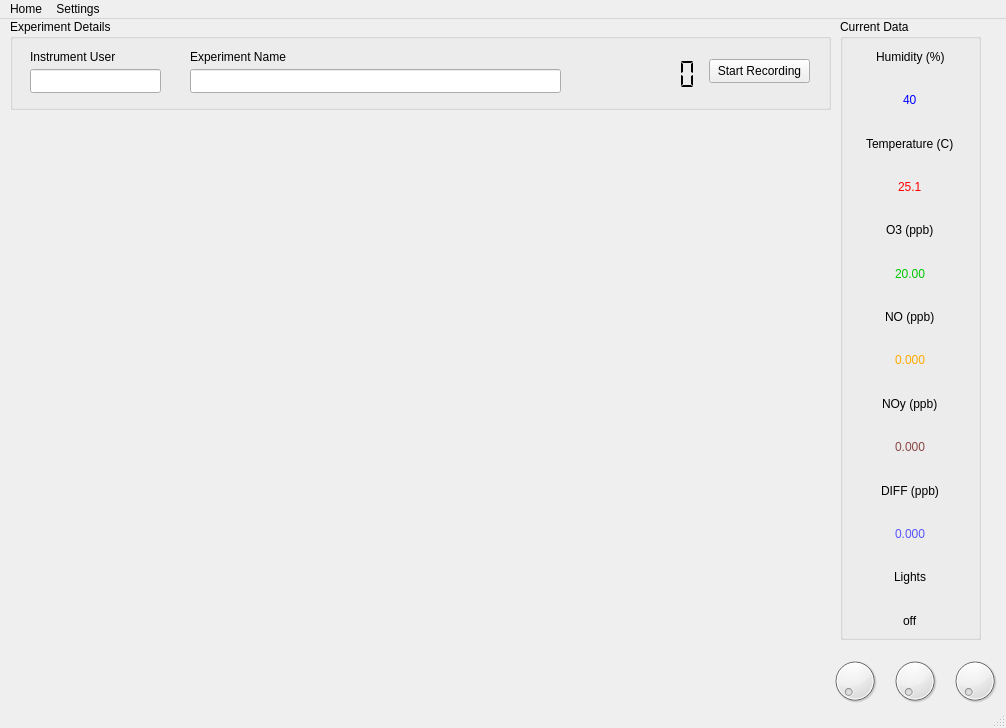
<?xml version="1.0" encoding="UTF-8"?>
<ui version="4.0">
 <class>MainWindow</class>
 <widget class="QMainWindow" name="MainWindow">
  <property name="geometry">
   <rect>
    <x>0</x>
    <y>0</y>
    <width>1006</width>
    <height>728</height>
   </rect>
  </property>
  <property name="windowTitle">
   <string>MainWindow</string>
  </property>
  <widget class="QWidget" name="centralwidget">
   <widget class="QChartView" name="NOy_ChartView" native="true">
    <property name="geometry">
     <rect>
      <x>10</x>
      <y>520</y>
      <width>821</width>
      <height>192</height>
     </rect>
    </property>
   </widget>
   <widget class="QGroupBox" name="groupBox">
    <property name="geometry">
     <rect>
      <x>10</x>
      <y>0</y>
      <width>821</width>
      <height>91</height>
     </rect>
    </property>
    <property name="title">
     <string>Experiment Details</string>
    </property>
    <widget class="QPushButton" name="startExperiment_button">
     <property name="geometry">
      <rect>
       <x>699</x>
       <y>40</y>
       <width>101</width>
       <height>24</height>
      </rect>
     </property>
     <property name="cursor">
      <cursorShape>PointingHandCursor</cursorShape>
     </property>
     <property name="text">
      <string>Start Recording</string>
     </property>
    </widget>
    <widget class="QLineEdit" name="instrumentUser">
     <property name="geometry">
      <rect>
       <x>20</x>
       <y>50</y>
       <width>131</width>
       <height>24</height>
      </rect>
     </property>
    </widget>
    <widget class="QLineEdit" name="experimentName">
     <property name="geometry">
      <rect>
       <x>180</x>
       <y>50</y>
       <width>371</width>
       <height>24</height>
      </rect>
     </property>
    </widget>
    <widget class="QLabel" name="label">
     <property name="geometry">
      <rect>
       <x>20</x>
       <y>30</y>
       <width>101</width>
       <height>16</height>
      </rect>
     </property>
     <property name="text">
      <string>Instrument User</string>
     </property>
    </widget>
    <widget class="QLabel" name="label_2">
     <property name="geometry">
      <rect>
       <x>180</x>
       <y>30</y>
       <width>121</width>
       <height>16</height>
      </rect>
     </property>
     <property name="text">
      <string>Experiment Name</string>
     </property>
    </widget>
    <widget class="QLCDNumber" name="lcdClock">
     <property name="geometry">
      <rect>
       <x>560</x>
       <y>30</y>
       <width>131</width>
       <height>51</height>
      </rect>
     </property>
     <property name="styleSheet">
      <string notr="true"/>
     </property>
     <property name="frameShape">
      <enum>QFrame::NoFrame</enum>
     </property>
     <property name="frameShadow">
      <enum>QFrame::Plain</enum>
     </property>
     <property name="digitCount">
      <number>8</number>
     </property>
     <property name="segmentStyle">
      <enum>QLCDNumber::Flat</enum>
     </property>
    </widget>
   </widget>
   <widget class="QDial" name="dial_2">
    <property name="geometry">
     <rect>
      <x>830</x>
      <y>630</y>
      <width>50</width>
      <height>64</height>
     </rect>
    </property>
   </widget>
   <widget class="QChartView" name="Gases_ChartView" native="true">
    <property name="geometry">
     <rect>
      <x>10</x>
      <y>100</y>
      <width>821</width>
      <height>431</height>
     </rect>
    </property>
   </widget>
   <widget class="QGroupBox" name="groupBox_2">
    <property name="geometry">
     <rect>
      <x>840</x>
      <y>0</y>
      <width>141</width>
      <height>621</height>
     </rect>
    </property>
    <property name="title">
     <string>Current Data</string>
    </property>
    <widget class="QWidget" name="verticalLayoutWidget">
     <property name="geometry">
      <rect>
       <x>0</x>
       <y>19</y>
       <width>141</width>
       <height>601</height>
      </rect>
     </property>
     <layout class="QVBoxLayout" name="verticalLayout">
      <item alignment="Qt::AlignHCenter">
       <widget class="QLabel" name="label_7">
        <property name="styleSheet">
         <string notr="true">font: 900 11pt &quot;Segoe UI&quot; rgb(0, 0, 0);</string>
        </property>
        <property name="text">
         <string>Humidity (%)</string>
        </property>
       </widget>
      </item>
      <item alignment="Qt::AlignHCenter">
       <widget class="QLabel" name="RH_label">
        <property name="styleSheet">
         <string notr="true">color:rgb(0,0,255);
font: 600 18pt &quot;Segoe UI&quot;;</string>
        </property>
        <property name="text">
         <string>40</string>
        </property>
       </widget>
      </item>
      <item alignment="Qt::AlignHCenter">
       <widget class="QLabel" name="label_14">
        <property name="styleSheet">
         <string notr="true">font: 900 11pt &quot;Segoe UI&quot; rgb(0, 0, 0);</string>
        </property>
        <property name="text">
         <string>Temperature (C)</string>
        </property>
       </widget>
      </item>
      <item alignment="Qt::AlignHCenter">
       <widget class="QLabel" name="T_label">
        <property name="styleSheet">
         <string notr="true">font: 600 18pt &quot;Segoe UI&quot;; color:rgb(255, 0, 0);</string>
        </property>
        <property name="text">
         <string>25.1</string>
        </property>
       </widget>
      </item>
      <item alignment="Qt::AlignHCenter">
       <widget class="QLabel" name="label_12">
        <property name="styleSheet">
         <string notr="true">font: 900 11pt &quot;Segoe UI&quot; rgb(0, 0, 0);</string>
        </property>
        <property name="text">
         <string>O3 (ppb)</string>
        </property>
       </widget>
      </item>
      <item alignment="Qt::AlignHCenter">
       <widget class="QLabel" name="O3_label">
        <property name="styleSheet">
         <string notr="true">font: 600 18pt &quot;Segoe UI&quot;; color:rgb(0, 200, 0);</string>
        </property>
        <property name="text">
         <string>20.00</string>
        </property>
       </widget>
      </item>
      <item alignment="Qt::AlignHCenter">
       <widget class="QLabel" name="label_13">
        <property name="styleSheet">
         <string notr="true">font: 900 11pt &quot;Segoe UI&quot; rgb(0, 0, 0);</string>
        </property>
        <property name="text">
         <string>NO (ppb)</string>
        </property>
       </widget>
      </item>
      <item alignment="Qt::AlignHCenter">
       <widget class="QLabel" name="NO_label">
        <property name="styleSheet">
         <string notr="true">font: 600 18pt &quot;Segoe UI&quot;; color:rgb(255, 170, 0);</string>
        </property>
        <property name="text">
         <string>0.000</string>
        </property>
       </widget>
      </item>
      <item alignment="Qt::AlignHCenter">
       <widget class="QLabel" name="label_16">
        <property name="styleSheet">
         <string notr="true">font: 900 11pt &quot;Segoe UI&quot; rgb(0, 0, 0);</string>
        </property>
        <property name="text">
         <string>NOy (ppb)</string>
        </property>
       </widget>
      </item>
      <item alignment="Qt::AlignHCenter">
       <widget class="QLabel" name="NOy_label">
        <property name="styleSheet">
         <string notr="true">font: 600 18pt &quot;Segoe UI&quot;; color:rgb(140,70, 70);</string>
        </property>
        <property name="text">
         <string>0.000</string>
        </property>
       </widget>
      </item>
      <item alignment="Qt::AlignHCenter">
       <widget class="QLabel" name="label_9">
        <property name="styleSheet">
         <string notr="true">font: 900 11pt &quot;Segoe UI&quot; rgb(0, 0, 0);</string>
        </property>
        <property name="text">
         <string>DIFF (ppb)</string>
        </property>
       </widget>
      </item>
      <item alignment="Qt::AlignHCenter">
       <widget class="QLabel" name="DIFF_label">
        <property name="styleSheet">
         <string notr="true">font: 600 18pt &quot;Segoe UI&quot;; color: rgb(85, 85, 255);</string>
        </property>
        <property name="text">
         <string>0.000</string>
        </property>
       </widget>
      </item>
      <item alignment="Qt::AlignHCenter">
       <widget class="QLabel" name="label_6">
        <property name="styleSheet">
         <string notr="true">font: 900 11pt &quot;Segoe UI&quot; rgb(0, 0, 0);</string>
        </property>
        <property name="text">
         <string>Lights</string>
        </property>
       </widget>
      </item>
      <item alignment="Qt::AlignHCenter">
       <widget class="QLabel" name="label_4">
        <property name="styleSheet">
         <string notr="true">font: 900 14pt &quot;Segoe UI&quot; rgb(0, 0, 0);</string>
        </property>
        <property name="text">
         <string>off</string>
        </property>
       </widget>
      </item>
     </layout>
    </widget>
   </widget>
   <widget class="QDial" name="dial_3">
    <property name="geometry">
     <rect>
      <x>950</x>
      <y>630</y>
      <width>50</width>
      <height>64</height>
     </rect>
    </property>
   </widget>
   <widget class="QDial" name="dial">
    <property name="geometry">
     <rect>
      <x>890</x>
      <y>630</y>
      <width>50</width>
      <height>64</height>
     </rect>
    </property>
   </widget>
  </widget>
  <widget class="QMenuBar" name="menubar">
   <property name="geometry">
    <rect>
     <x>0</x>
     <y>0</y>
     <width>1006</width>
     <height>21</height>
    </rect>
   </property>
   <widget class="QMenu" name="menuHome">
    <property name="title">
     <string>Home</string>
    </property>
   </widget>
   <widget class="QMenu" name="menuSettings">
    <property name="title">
     <string>Settings</string>
    </property>
    <addaction name="actionO3_IP_Address"/>
    <addaction name="actionNOy_IP_Address"/>
    <addaction name="actionRH_T_COM_port"/>
   </widget>
   <addaction name="menuHome"/>
   <addaction name="menuSettings"/>
  </widget>
  <widget class="QStatusBar" name="statusbar"/>
  <action name="actionO3_IP_Address">
   <property name="text">
    <string>O3 IP Address</string>
   </property>
  </action>
  <action name="actionNOy_IP_Address">
   <property name="text">
    <string>NOy IP Address</string>
   </property>
  </action>
  <action name="actionRH_T_COM_port">
   <property name="text">
    <string>RH/T COM port</string>
   </property>
  </action>
 </widget>
 <customwidgets>
  <customwidget>
   <class>QChartView</class>
   <extends>QWidget</extends>
   <header>qchartview.h</header>
  </customwidget>
 </customwidgets>
 <resources/>
 <connections/>
</ui>
